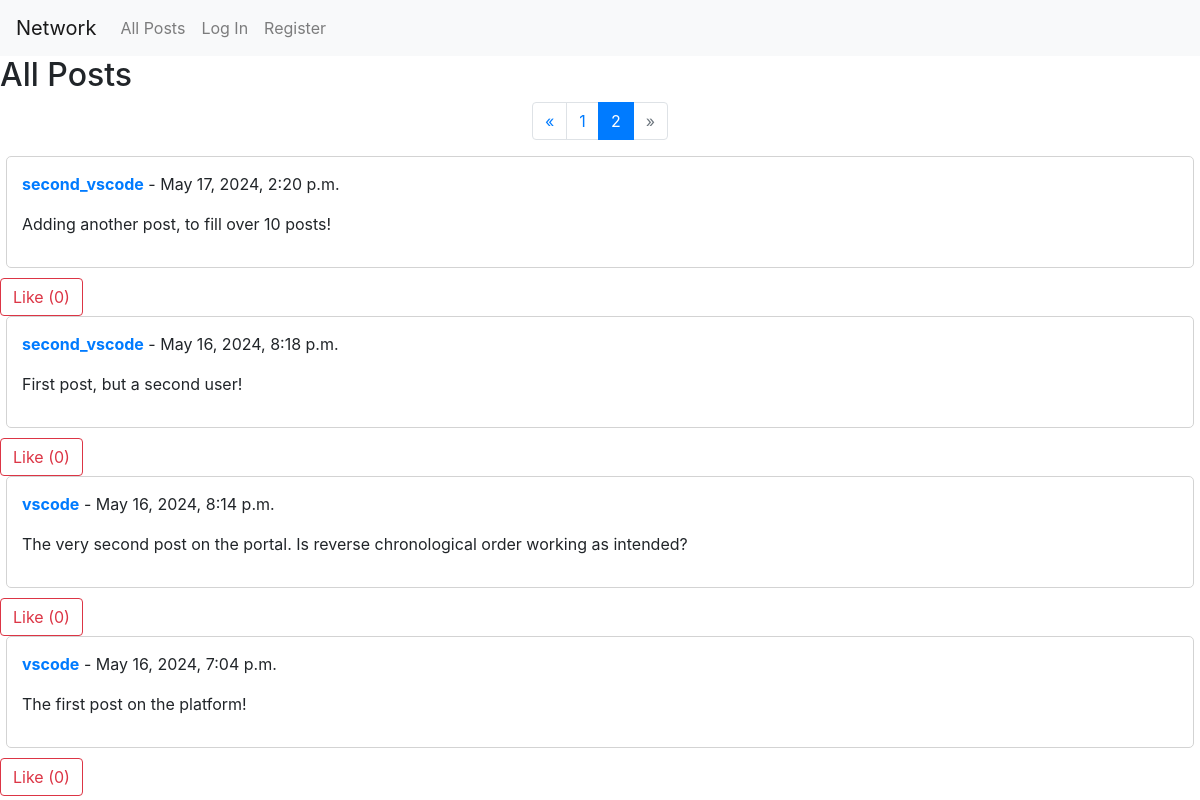
Screenshot of /?page=2 with the database file from the repository.
### network/models.py (models this page shows, shortened)
class Post(models.Model):
    user = models.ForeignKey(User, on_delete=models.CASCADE, related_name='posts')
    content = models.TextField()
    timestamp = models.DateTimeField(auto_now_add=True)
    likes = models.ManyToManyField(User, related_name='liked_posts', blank=True)

class User(AbstractUser):
    pass

### network/views.py (the view)
# urls.py: path("", views.index, name="index"),
def index(request):
    posts_list = Post.objects.all().order_by('-timestamp')
    paginator = Paginator(posts_list, 10)
    page_number = request.GET.get('page')
    page_obj = paginator.get_page(page_number)
    return render(request, 'network/index.html', {'page_obj': page_obj})

### network/templates/network/index.html (shortened to what this page needs)
{% extends "network/layout.html" %}
{% block body %}
    <h2>All Posts</h2>
    {% if page_obj.has_other_pages %}
        <nav aria-label="Page navigation">
        <ul class="pagination justify-content-center">
            {% if page_obj.has_previous %}
                <li class="page-item">
                    <a class="page-link" href="?page={{ page_obj.previous_page_number }}">&laquo;</a>
                </li>
            {% else %}
                <li class="page-item disabled">
                    <a class="page-link" href="#" tabindex="-1" aria-disabled="true">&laquo;</a>
                </li>
            {% endif %}
            {% for i in page_obj.paginator.page_range %}
                {% if page_obj.number == i %}
                    <li class="page-item active" aria-current="page">
                    <a class="page-link" href="#">{{ i }}</a>
                    </li>
                {% else %}
                    <li class="page-item">
                    <a class="page-link" href="?page={{ i }}">{{ i }}</a>
                    </li>
                {% endif %}
            {% endfor %}
            {% if page_obj.has_next %}
                <li class="page-item">
                    <a class="page-link" href="?page={{ page_obj.next_page_number }}">&raquo;</a>
                </li>
            {% else %}
                <li class="page-item disabled">
                    <a class="page-link" href="#" tabindex="-1" aria-disabled="true">&raquo;</a>
                </li>
            {% endif %}
        </ul>
        </nav>
    {% endif %}
    {% for post in page_obj %}
        <div class="post-container" data-post-id="{{ post.id }}">
            <div class="post">
                <p>
                    <strong><a href="{% url 'profile' post.user.username %}">
                        {{ post.user.username }}</a></strong>
                    - {{ post.timestamp }}
                </p>
                <p id="post-content-{{ post.id }}">{{ post.content }}</p>
            </div>
            <button class="like-unlike-button btn btn-outline-danger" data-post-id="{{ post.id }}">
                {% if user in post.likes.all %}
                    Unlike (<span class="likes-count">{{ post.likes.count }}</span>)
                {% else %}
                    Like (<span class="likes-count">{{ post.likes.count }}</span>)
                {% endif %}
            </button>
        </div>
    {% endfor %}
{% endblock %}

### network/static/network/styles.css (style rules this page uses)
.post { border: 1px solid lightgray; padding: 15px; margin-bottom: 10px; border-radius: 5px; max-width: 99vw; margin-left: auto; margin-right: auto; }

### rows the page displays
Post: user.username "second_vscode", timestamp "May 17, 2024, 2:20 p.m.", content "Adding another post, to fill over 10 posts!", likes.count "0"
Post: user.username "second_vscode", timestamp "May 16, 2024, 8:18 p.m.", content "First post, but a second user!", likes.count "0"
Post: user.username "vscode", timestamp "May 16, 2024, 8:14 p.m.", content "The very second post on the portal. Is reverse chronological order working as intended?", likes.count "0"
Post: user.username "vscode", timestamp "May 16, 2024, 7:04 p.m.", content "The first post on the platform!", likes.count "0"

### other values shown
{{ i }} "1"
{{ i }} "2"
